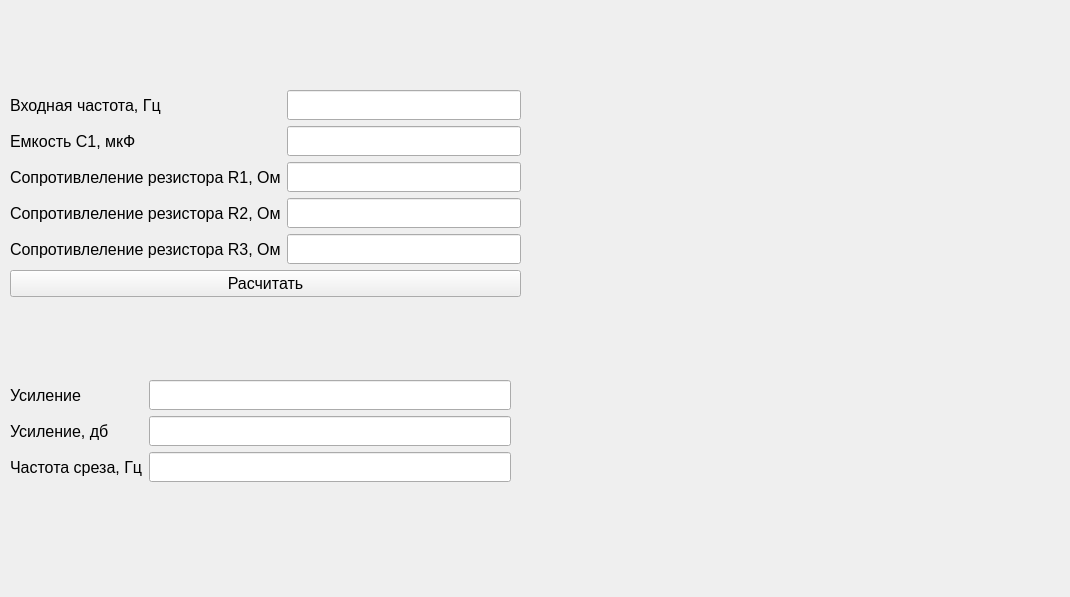
<?xml version="1.0" encoding="UTF-8"?>
<ui version="4.0">
 <class>Form</class>
 <widget class="QWidget" name="Form">
  <property name="geometry">
   <rect>
    <x>0</x>
    <y>0</y>
    <width>1070</width>
    <height>597</height>
   </rect>
  </property>
  <property name="windowTitle">
   <string>Form</string>
  </property>
  <widget class="QWidget" name="formLayoutWidget">
   <property name="geometry">
    <rect>
     <x>10</x>
     <y>380</y>
     <width>501</width>
     <height>151</height>
    </rect>
   </property>
   <layout class="QFormLayout" name="formLayout">
    <item row="0" column="0">
     <widget class="QLabel" name="label_4">
      <property name="maximumSize">
       <size>
        <width>16777215</width>
        <height>30</height>
       </size>
      </property>
      <property name="font">
       <font>
        <pointsize>12</pointsize>
       </font>
      </property>
      <property name="text">
       <string>Усиление</string>
      </property>
      <property name="margin">
       <number>0</number>
      </property>
     </widget>
    </item>
    <item row="0" column="1">
     <widget class="QLineEdit" name="Gain">
      <property name="sizePolicy">
       <sizepolicy hsizetype="Expanding" vsizetype="Maximum">
        <horstretch>0</horstretch>
        <verstretch>0</verstretch>
       </sizepolicy>
      </property>
      <property name="minimumSize">
       <size>
        <width>0</width>
        <height>30</height>
       </size>
      </property>
     </widget>
    </item>
    <item row="1" column="1">
     <widget class="QLineEdit" name="Gain_db">
      <property name="sizePolicy">
       <sizepolicy hsizetype="Expanding" vsizetype="Maximum">
        <horstretch>0</horstretch>
        <verstretch>0</verstretch>
       </sizepolicy>
      </property>
      <property name="minimumSize">
       <size>
        <width>0</width>
        <height>30</height>
       </size>
      </property>
     </widget>
    </item>
    <item row="1" column="0">
     <widget class="QLabel" name="label_5">
      <property name="maximumSize">
       <size>
        <width>16777215</width>
        <height>30</height>
       </size>
      </property>
      <property name="font">
       <font>
        <pointsize>12</pointsize>
       </font>
      </property>
      <property name="text">
       <string>Усиление, дб</string>
      </property>
      <property name="margin">
       <number>0</number>
      </property>
     </widget>
    </item>
    <item row="2" column="0">
     <widget class="QLabel" name="label_10">
      <property name="maximumSize">
       <size>
        <width>16777215</width>
        <height>30</height>
       </size>
      </property>
      <property name="font">
       <font>
        <pointsize>12</pointsize>
       </font>
      </property>
      <property name="text">
       <string>Частота среза, Гц</string>
      </property>
      <property name="margin">
       <number>0</number>
      </property>
     </widget>
    </item>
    <item row="2" column="1">
     <widget class="QLineEdit" name="Fc">
      <property name="sizePolicy">
       <sizepolicy hsizetype="Expanding" vsizetype="Maximum">
        <horstretch>0</horstretch>
        <verstretch>0</verstretch>
       </sizepolicy>
      </property>
      <property name="minimumSize">
       <size>
        <width>0</width>
        <height>30</height>
       </size>
      </property>
     </widget>
    </item>
   </layout>
  </widget>
  <widget class="QWidget" name="formLayoutWidget_2">
   <property name="geometry">
    <rect>
     <x>10</x>
     <y>90</y>
     <width>511</width>
     <height>234</height>
    </rect>
   </property>
   <layout class="QFormLayout" name="formLayout_2">
    <item row="0" column="0">
     <widget class="QLabel" name="label">
      <property name="maximumSize">
       <size>
        <width>16777215</width>
        <height>30</height>
       </size>
      </property>
      <property name="font">
       <font>
        <pointsize>12</pointsize>
       </font>
      </property>
      <property name="text">
       <string>Входная частота, Гц</string>
      </property>
      <property name="margin">
       <number>0</number>
      </property>
     </widget>
    </item>
    <item row="0" column="1">
     <widget class="QLineEdit" name="F_in">
      <property name="sizePolicy">
       <sizepolicy hsizetype="Expanding" vsizetype="Maximum">
        <horstretch>0</horstretch>
        <verstretch>0</verstretch>
       </sizepolicy>
      </property>
      <property name="minimumSize">
       <size>
        <width>0</width>
        <height>30</height>
       </size>
      </property>
     </widget>
    </item>
    <item row="1" column="0">
     <widget class="QLabel" name="label_3">
      <property name="maximumSize">
       <size>
        <width>16777215</width>
        <height>30</height>
       </size>
      </property>
      <property name="font">
       <font>
        <pointsize>12</pointsize>
       </font>
      </property>
      <property name="text">
       <string>Емкость C1, мкФ</string>
      </property>
      <property name="margin">
       <number>0</number>
      </property>
     </widget>
    </item>
    <item row="1" column="1">
     <widget class="QLineEdit" name="C1">
      <property name="sizePolicy">
       <sizepolicy hsizetype="Expanding" vsizetype="Maximum">
        <horstretch>0</horstretch>
        <verstretch>0</verstretch>
       </sizepolicy>
      </property>
      <property name="minimumSize">
       <size>
        <width>0</width>
        <height>30</height>
       </size>
      </property>
     </widget>
    </item>
    <item row="6" column="0" colspan="2">
     <widget class="QPushButton" name="pushButton">
      <property name="font">
       <font>
        <pointsize>12</pointsize>
       </font>
      </property>
      <property name="text">
       <string>Расчитать</string>
      </property>
     </widget>
    </item>
    <item row="2" column="0">
     <widget class="QLabel" name="label_8">
      <property name="maximumSize">
       <size>
        <width>16777215</width>
        <height>30</height>
       </size>
      </property>
      <property name="font">
       <font>
        <pointsize>12</pointsize>
       </font>
      </property>
      <property name="text">
       <string>Сопротивлеление резистора R1, Ом</string>
      </property>
      <property name="margin">
       <number>0</number>
      </property>
     </widget>
    </item>
    <item row="2" column="1">
     <widget class="QLineEdit" name="R1">
      <property name="sizePolicy">
       <sizepolicy hsizetype="Expanding" vsizetype="Maximum">
        <horstretch>0</horstretch>
        <verstretch>0</verstretch>
       </sizepolicy>
      </property>
      <property name="minimumSize">
       <size>
        <width>0</width>
        <height>30</height>
       </size>
      </property>
     </widget>
    </item>
    <item row="3" column="0">
     <widget class="QLabel" name="label_9">
      <property name="maximumSize">
       <size>
        <width>16777215</width>
        <height>30</height>
       </size>
      </property>
      <property name="font">
       <font>
        <pointsize>12</pointsize>
       </font>
      </property>
      <property name="text">
       <string>Сопротивлеление резистора R2, Ом</string>
      </property>
      <property name="margin">
       <number>0</number>
      </property>
     </widget>
    </item>
    <item row="3" column="1">
     <widget class="QLineEdit" name="R2">
      <property name="sizePolicy">
       <sizepolicy hsizetype="Expanding" vsizetype="Maximum">
        <horstretch>0</horstretch>
        <verstretch>0</verstretch>
       </sizepolicy>
      </property>
      <property name="minimumSize">
       <size>
        <width>0</width>
        <height>30</height>
       </size>
      </property>
     </widget>
    </item>
    <item row="4" column="0">
     <widget class="QLabel" name="label_11">
      <property name="maximumSize">
       <size>
        <width>16777215</width>
        <height>30</height>
       </size>
      </property>
      <property name="font">
       <font>
        <pointsize>12</pointsize>
       </font>
      </property>
      <property name="text">
       <string>Сопротивлеление резистора R3, Ом</string>
      </property>
      <property name="margin">
       <number>0</number>
      </property>
     </widget>
    </item>
    <item row="4" column="1">
     <widget class="QLineEdit" name="R3">
      <property name="sizePolicy">
       <sizepolicy hsizetype="Expanding" vsizetype="Maximum">
        <horstretch>0</horstretch>
        <verstretch>0</verstretch>
       </sizepolicy>
      </property>
      <property name="minimumSize">
       <size>
        <width>0</width>
        <height>30</height>
       </size>
      </property>
     </widget>
    </item>
   </layout>
  </widget>
  <widget class="QLabel" name="label_6">
   <property name="geometry">
    <rect>
     <x>540</x>
     <y>80</y>
     <width>511</width>
     <height>451</height>
    </rect>
   </property>
   <property name="text">
    <string/>
   </property>
   <property name="pixmap">
    <pixmap>../../img/filters/AHPS.png</pixmap>
   </property>
   <property name="scaledContents">
    <bool>true</bool>
   </property>
  </widget>
  <widget class="QLabel" name="label_7">
   <property name="geometry">
    <rect>
     <x>380</x>
     <y>30</y>
     <width>47</width>
     <height>13</height>
    </rect>
   </property>
   <property name="text">
    <string/>
   </property>
  </widget>
 </widget>
 <resources/>
 <connections/>
</ui>
